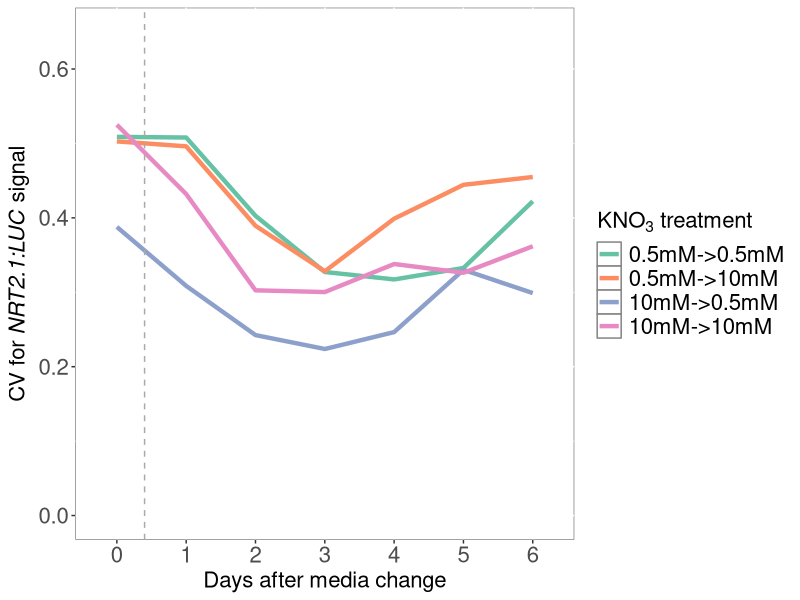
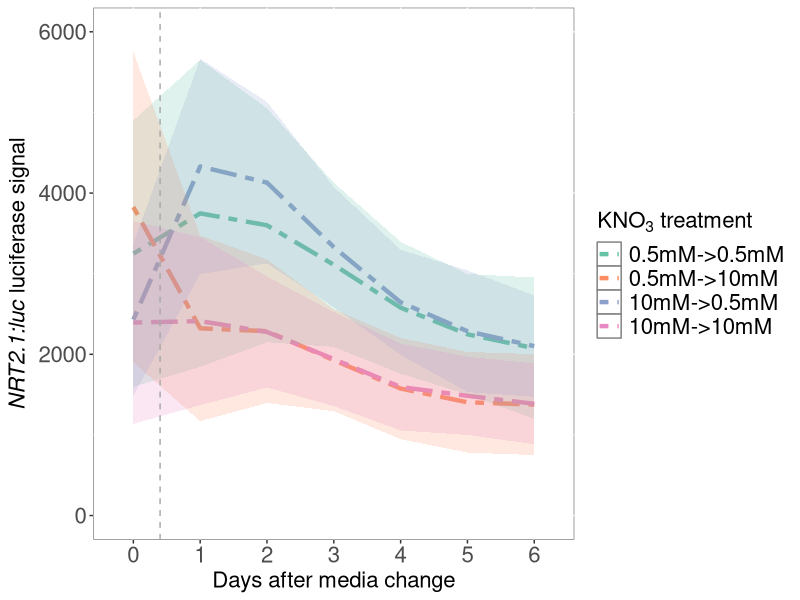
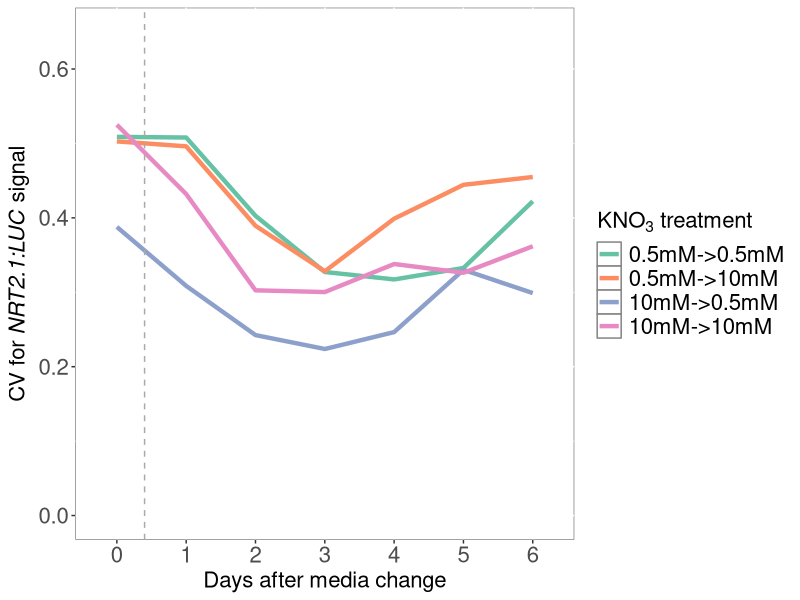
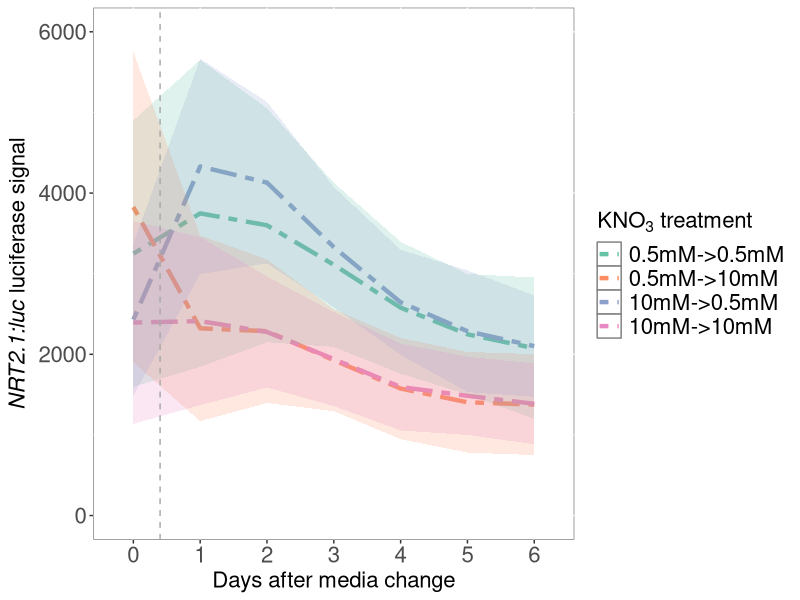

Write R code to recreate these figures, in order.
## ---- chunk 1
knitr::opts_chunk$set(echo = TRUE)
## ---- chunk 2
library(tidyverse)
library(RColorBrewer)
## ---- chunk 3
starvation_all <- read_tsv("AV_25.1_starvation_pNRT21_luc_allreps/AV_25.1_test_carence_pNRT2_all_reps_V2.txt")

## ---- chunk 4

filter(starvation_all, DAY!="T0.1" & seedling!="background") %>% 
  mutate(days=str_replace(DAY, "T", "")) %>% 
  group_by(KNO3, days) %>% 
  summarise(CV= sd(RawIntDen_normBackg_normLen)/mean(RawIntDen_normBackg_normLen)) %>% 
  ggplot(aes(x=days, y=CV,group=KNO3, col=KNO3 )) +
  geom_line(size=1.5) +
  geom_vline(xintercept = 1.4, linetype="dashed", col="darkgrey") +
  xlab("Days after media change") +
  ylab(expression(paste("CV for ", italic("NRT2.1:LUC"), " signal"))) +
  ylim(0,0.65) +
  guides(color = guide_legend(title = bquote('KNO'[3]*' treatment'))) +
  scale_color_brewer(name="", palette="Set2") +
  theme(legend.text=element_text(size=16),legend.title = element_text(size=16, face="bold"), 
        axis.text=element_text(size=16), axis.title=element_text(size=16),
        plot.title = element_text(size=20,face="bold"),
        panel.background = element_rect(fill = "white", colour = "grey50"))
  
ggsave("CV_change_KNO3.jpg", height = 4, width=7)


## ---- chunk 5

filter(starvation_all, DAY!="T0.1" & seedling!="background") %>% 
    mutate(days=str_replace(DAY, "T", "")) %>% 
  group_by(KNO3, days) %>% 
  summarise(Mean_signal=mean(RawIntDen_normBackg_normLen),
            lowsd=Mean_signal-sd(RawIntDen_normBackg_normLen),
            highsd=Mean_signal+sd(RawIntDen_normBackg_normLen)) %>%  
ggplot(aes(x=days, y=Mean_signal, group=KNO3)) +
  geom_line(aes(col=KNO3), size=1.5, linetype="twodash") +
  geom_ribbon(aes(ymin=lowsd, ymax=highsd, fill=KNO3), alpha=0.2) +
  geom_vline(xintercept = 1.4, linetype="dashed", col="darkgrey") +
  xlab("Days after media change") +
  ylab(expression(paste(italic("NRT2.1:luc"), " luciferase signal"))) +
  ylim(0, 6000) +
  guides(color = guide_legend(title = bquote('KNO'[3]*' treatment'))) +
  guides(fill ="none") +
  scale_color_brewer(name="", palette="Set2") +
  scale_fill_brewer(name="", palette="Set2") +
  theme(legend.text=element_text(size=16),legend.title = element_text(size=16, face="bold"), 
        axis.text=element_text(size=16), axis.title=element_text(size=16),
        plot.title = element_text(size=20,face="bold"),
        panel.background = element_rect(fill = "white", colour = "grey50"))

 ggsave("Mean_change_KNO3.jpg", height = 4, width=7)

